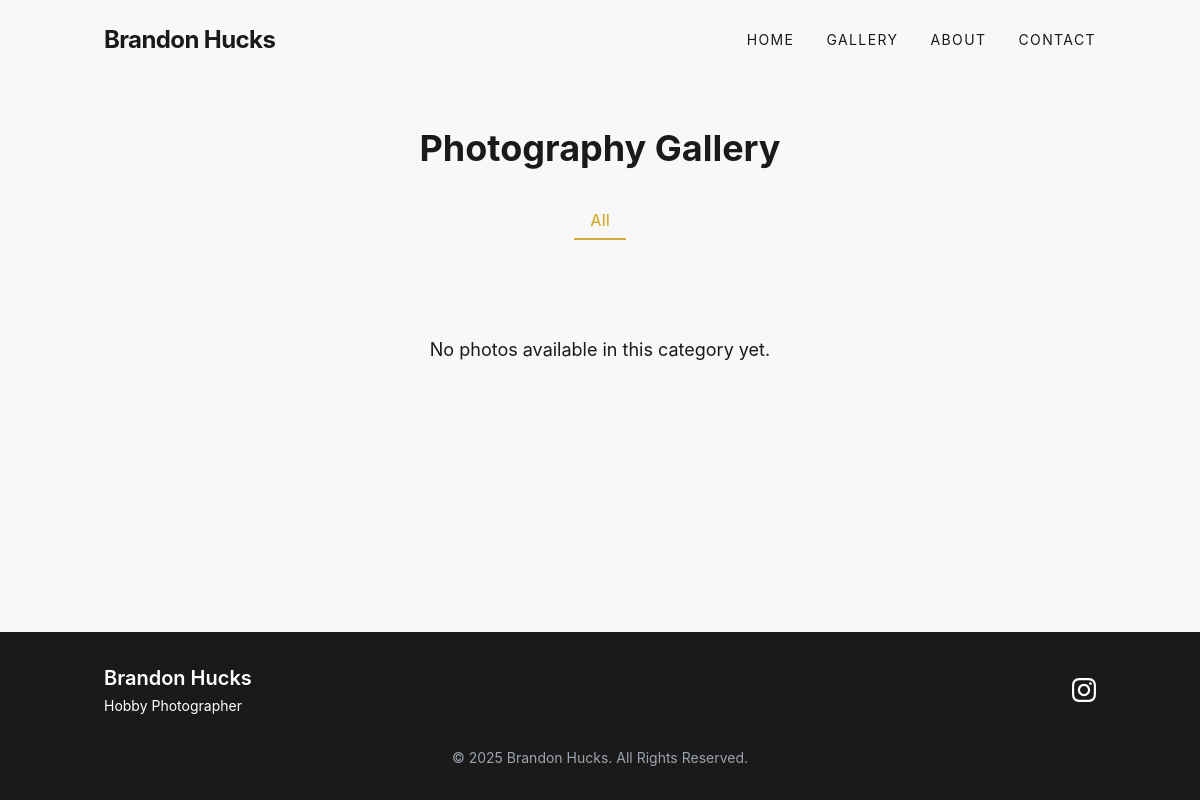
/gallery/, run on an earlier commit of the app's database.
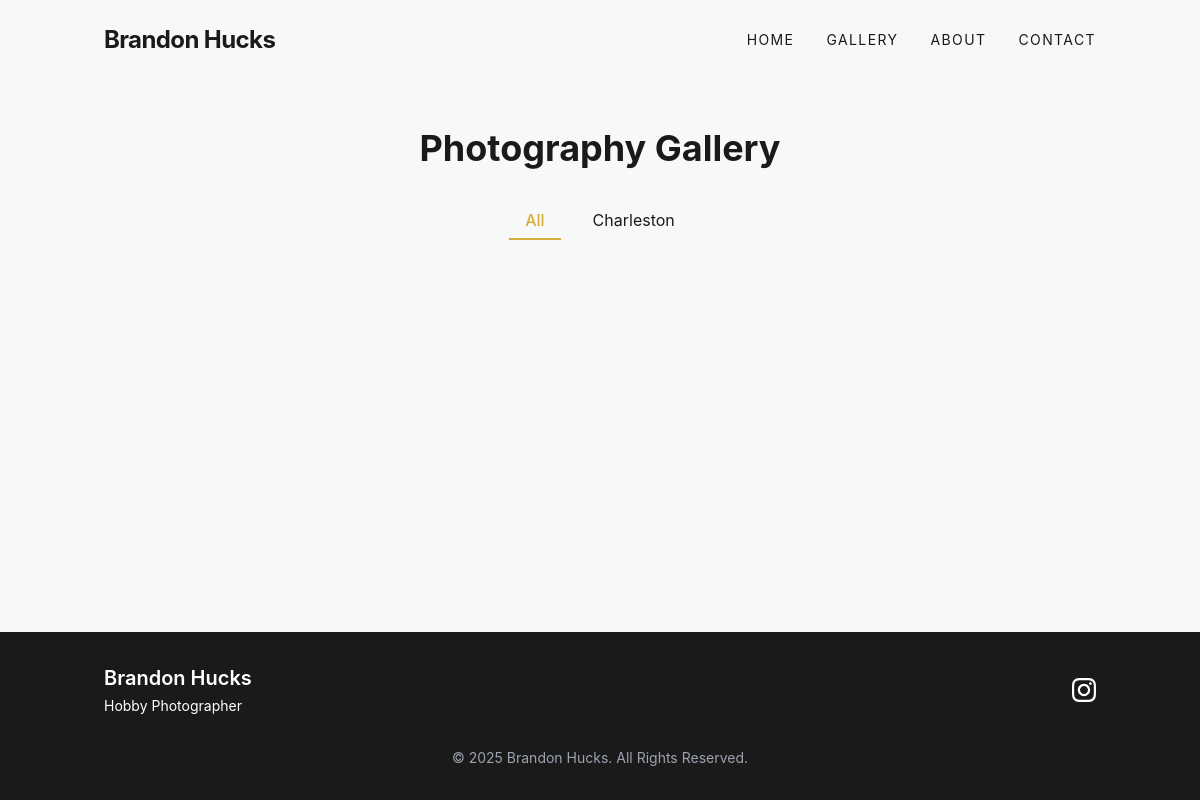
And on a later commit of the database.
### portfolio/models.py (models this page shows, shortened)
class Category(models.Model):
    name = models.CharField(max_length=100)
    description = models.TextField(blank=True)
    slug = models.SlugField(unique=True, blank=True)
    class Meta:
        verbose_name_plural = "Categories"

### portfolio/views.py (the view)
# urls.py: path('gallery/', views.GalleryView.as_view(), name='gallery'),
class GalleryView(ListView):
    model = Photo
    template_name = 'portfolio/gallery.html'
    context_object_name = 'photos'
    paginate_by = 12
    def get_queryset(self):
        queryset = Photo.objects.all().order_by('?')
        category_slug = self.kwargs.get('category_slug')
        if category_slug:
            category = get_object_or_404(Category, slug=category_slug)
            queryset = queryset.filter(categories=category)
        return queryset
    def get_context_data(self, **kwargs):
        context = super().get_context_data(**kwargs)
        context['categories'] = Category.objects.all()
        category_slug = self.kwargs.get('category_slug')
        if category_slug:
            context['current_category'] = get_object_or_404(Category, slug=category_slug)
        return context

### portfolio/templates/portfolio/gallery.html (shortened to what this page needs)
{% extends 'portfolio/base.html' %}
{% block content %}
<div class="container mx-auto px-4">
    <header class="py-8 text-center">
        <h1 class="text-4xl font-bold mb-6">
            {% if current_category %}
                {{ current_category.name }}
            {% else %}
                Photography Gallery
            {% endif %}
        </h1>
        <div class="flex flex-wrap justify-center gap-4 mt-8">
            <a href="{% url 'portfolio:gallery' %}" class="category-filter relative px-4 py-2 {% if not current_category %}text-photo-accent font-medium{% endif %}">
                All
                {% if not current_category %}
                <div class="absolute bottom-0 left-0 w-full h-0.5 bg-photo-accent"></div>
                {% else %}
                <div class="hover-line absolute bottom-0 left-0 w-0 h-0.5 bg-photo-accent transition-all duration-300"></div>
                {% endif %}
            </a>
            {% for category in categories %}
            <a href="{% url 'portfolio:category_gallery' category.slug %}" class="category-filter relative px-4 py-2 {% if current_category.id == category.id %}text-photo-accent font-medium{% endif %}">
                {{ category.name }}
            </a>
            {% endfor %}
        </div>
    </header>
    <div class="masonry-grid">
        {% for photo in photos %}
        <div class="masonry-item overflow-hidden">
            <a href="{% url 'portfolio:photo_detail' photo.slug %}" class="block group">
                <div class="relative overflow-hidden">
                    <img data-src="{{ photo.image.url }}" alt="{{ photo.title }}" class="lazy-load w-full transition-transform duration-500 group-hover:scale-105">
                    <div class="absolute inset-0 bg-gradient-to-t from-black/60 to-transparent opacity-0 group-hover:opacity-100 transition-opacity duration-300 flex flex-col justify-end p-4">
                        <h3 class="text-white text-lg font-medium">{{ photo.title }}</h3>
                        {% if photo.location %}
                        <p class="text-white/80 text-sm mt-1">{{ photo.location }}</p>
                        {% endif %}
                    </div>
                </div>
            </a>
        </div>
        {% empty %}
        <div class="col-span-full py-16 text-center">
            <p class="text-lg">No photos available in this category yet.</p>
        </div>
        {% endfor %}
    </div>
</div>
{% endblock %}

What changed in the data, as far as the page shows it:
added Category: name "Charleston"
Also different on the page:
text no longer shown: "No photos available in this category yet."
